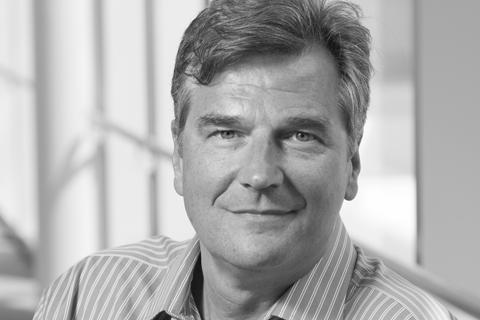
%> input picture face.jpg, 480 x 320 px
$ octave --eval "result = noise;"   (GNU Octave 9; MATLAB toolbox functions it lacks are replaced by stand-ins)
%> lines starting %> are read from the running program, lines starting %| are printed output that depends on the picture
function plot= noise()
% This function adds random noise to an image.
% It adds the noisy images N times.
% Observation : Addition of noisy images N times,gives a image where details are lost.
% As N increases, the image details are gradually LOST.
% Addition results in pixels values get closer to 255 and thus whiten the
% image.

%Read the image
img=imread('face.jpg');
%> img is the input picture: size 320x480 uint8; min 4, max 255, mean 173.4

%Get the dimensions of image
[row,col]=size(img)
%> row = 320; col = 480

%Add noise to image
J = imnoise(img,'gaussian'); %Gaussian noise
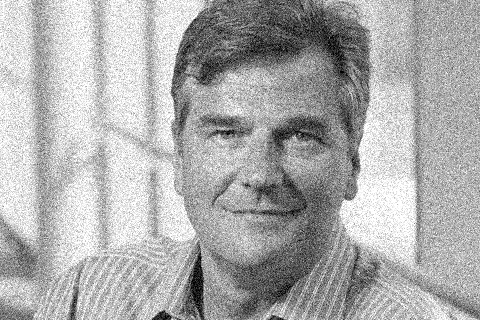
%> J: size 320x480 uint8; min 0, max 255, mean 172.6
%OR J = imnoise(img,'salt & pepper'); % Salt and pepper noise

%ouput image with same dimensions as input initialized with all ones
img2=ones(row,col);

% Adding noise N times
N=3;
for i=1:N
    J = imnoise(J,'gaussian');
    img2=uint8(img2)+uint8(J);
    subplot(2,5,i),imshow(J); %Plot each image
end
%> this loop made 3 passes
%> pass 1, in noise, `J = imnoise(J,'gaussian');`:
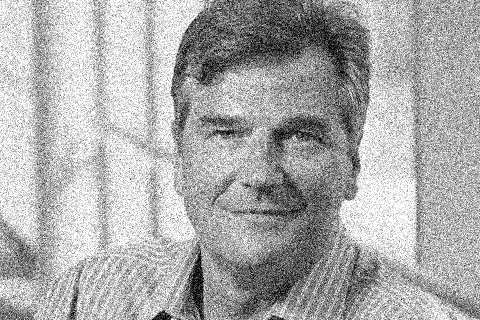
%> J: size 320x480 uint8; min 0, max 255, mean 171.4
%> pass 2, in noise, `J = imnoise(J,'gaussian');`:
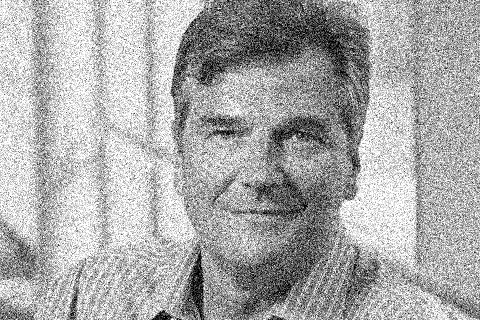
%> J: size 320x480 uint8; min 0, max 255, mean 170
%> pass 2, in noise, `img2=uint8(img2)+uint8(J);`:
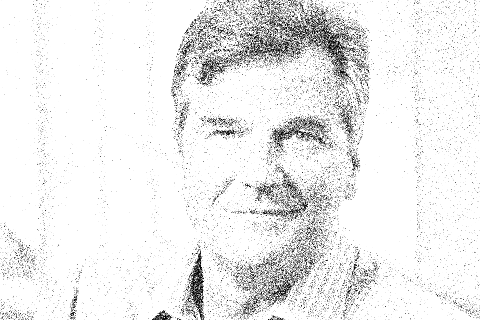
%> img2: size 320x480 uint8; min 1, max 255, mean 236.5
%> after the loop:
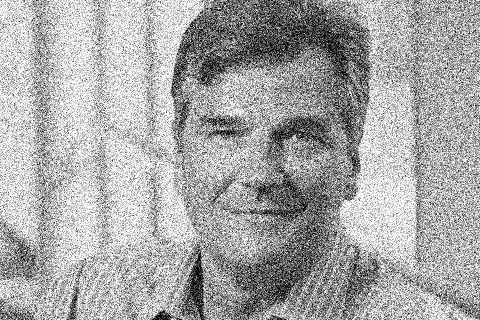
%> J: size 320x480 uint8; min 0, max 255, mean 168.7
%> after the loop:
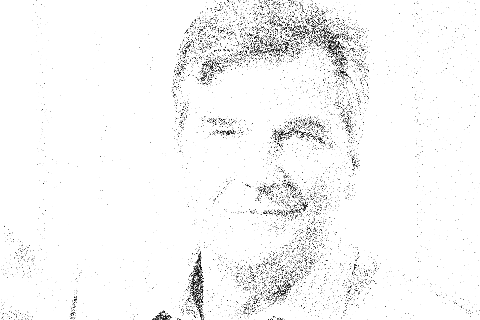
%> img2: size 320x480 uint8; min 1, max 255, mean 246.2

%Resulting image after adding all noisy images.
subplot(2,5,8),imshow(img2);
title('Subplot 2: Adding all');
%> (the run ends here)
